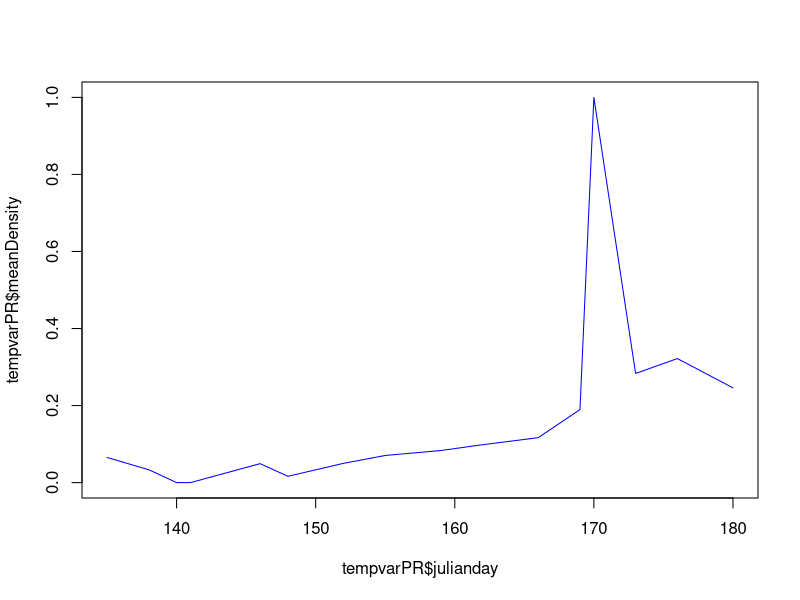
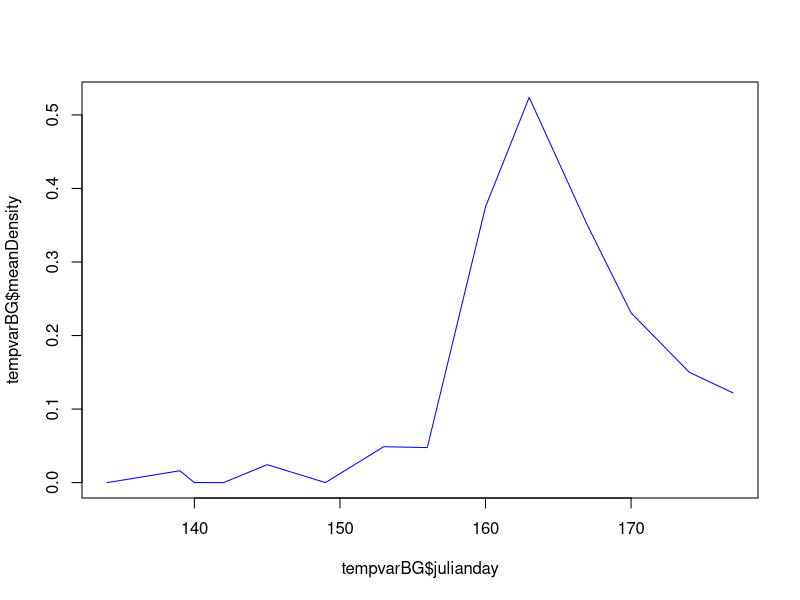

Reproduce these figures in R, in order.
################################################
# Script for conducting basic analyses based on 
# Caterpillars Count! data exported from the
# phpMyAdmin project site.

# Data include:
#
# tbl_surveys: date, site, time, and temperature of all survey events
#
# tbl_orders: arthropod observed, their length, and count associated with
#             each survey event

# Load required libraries
library(plyr)
library(dplyr)
library(lubridate)
library(stringr)

# Read in data
surveys = read.csv('data/tbl_surveys.csv', header=F)
orders = read.csv('data/tbl_orders.csv', header=F)

names(surveys) = c('surveyID', 'site', 'userID', 'circle', 'survey', 'dateStart',
                   'dateSubmit', 'tempMin', 'tempMax', 'notes', 'plantSp',
                   'herbivory', 'photo', 'isValid')
names(orders) = c('recordID', 'surveyID', 'arthropod', 'length', 'notes',
                  'count', 'photo', 'time', 'isValid')

# Convert 'survey' field to character from factor
surveys$survey = as.character(surveys$survey)


# Merge orders and surveys table
orders2 = merge(surveys, orders, by = 'surveyID', all.x = T)

orders2$date = as.POSIXlt(word(orders2$dateStart, 1, sep = " "), format = "%m/%d/%Y")
orders2$julianday = yday(orders2$date)

orders3 = orders2[, c('surveyID', 'userID','site', 'survey', 'circle', 'date','julianday',
                      'plantSp','herbivory','arthropod','length',
                      'count','notes.y','notes.x')]

# Add column with arthopod order code
arthcodes = read.csv('arth_codes.csv', header=T)
arthcodes1 = arthcodes[, c('ArthCode', 'DataName')]
names(arthcodes1) = c('arthCode', 'arthropod')
orders4 <- merge(orders3, arthcodes1, all.x = TRUE, sort = FALSE)
orders4 <- orders4[, c('surveyID', 'userID','site', 'survey', 'circle', 'date','julianday',
                        'plantSp','herbivory','arthropod','arthCode','length',
                        'count','notes.y','notes.x')]
orders4 <- orders4[order(orders4$date),]

# Add a column indicating if the leaves were wet
orders4$wetLeaves = c()
tempwet <- sort(c(grep("wet leaves", orders4$notes.x), grep("Wet leaves", orders4$notes.x), 
      grep("very dewy", orders4$notes.x), grep("Wet Leaves", orders4$notes.x)))
orders4$wetLeaves = rep('no', nrow(orders4))
orders4$wetLeaves[tempwet] = 'yes'

#tempwet$wetLeaves = 'yes'
#tempwet1 <- tempwet[, c('surveyID', 'wetLeaves')]
#orders5 <- merge(orders4, tempwet1, by = 'wetLeaves', all.x = T)
#orders5$wetLeaves[is.na(orders5$wetLeaves)] = 'no'


# temp fix of date class
orders4$date = as.character(orders4$date)

# add a year column
tempdate <- substring(orders4$date, 1, 4)
orders4$year = tempdate

# List of unique survey events
events = unique(orders4[, c("surveyID", "userID", "date", "year", "julianday", "site", "circle", "survey")])


# Function for checking survey events for a given site and year

surveyCount = function(events, site, year) {
  subevents = subset(events, site == site & year == year)
  #Count number of survey locations per date
  survcount1 = data.frame(table(subevents$date))
  names(survcount1) = c('date', 'numSurveys')                        
  survcount2 = data.frame(table(subevents[, c('date', 'circle', 'survey')]))
  zerocounts = survcount2[survcount2$Freq == 0,]
  zerocounts = zerocounts[order(zerocounts$date, zerocounts$circle, zerocounts$survey),]
  multicounts = survcount2[survcount2$Freq > 1,]
  multicounts = multicounts[order(multicounts$date, multicounts$circle, multicounts$survey),]
}





# Calculate mean density per survey

meanDensityByDay = function(surveyData,            # merged dataframe of surveys and orders tables
                       ordersToInclude,       # which arthropod orders to calculate density for (codes)
                       byTreeSpecies = FALSE, # do we want to calculate densities separately for each tree?
                       minLength = 0,         # minimum arthropod size to include
                       inputYear,
                       inputSite)                  
  
  {
  dataYearSite = surveyData[surveyData$year == inputYear & surveyData$site == inputSite, ]
  effortByDay = data.frame(table(unique(dataYearSite[, c('surveyID', 'julianday')])$julianday))
  names(effortByDay) = c('julianday', 'numSurveys')
  
  temp = filter(surveyData,
                surveyData$year == inputYear & 
                surveyData$site == inputSite &
                length >= minLength & 
                arthCode %in% ordersToInclude)
  
  
  if (byTreeSpecies) {
    temp2 = ddply(temp, .(site, julianday, year, plantSp), summarize, 
                  totalCount = sum(count))
    
  } else {
    temp2 = ddply(temp, .(site, julianday, year), summarize, 
                  totalCount = sum(count))
  }
  
  temp3 = merge(effortByDay, temp2[, c('julianday', 'totalCount')], by = 'julianday', all = T)
  temp3$totalCount[is.na(temp3$totalCount)] = 0
  temp3$meanDensity = temp3$totalCount/temp3$numSurveys
  temp3$julianday = as.numeric(as.character(temp3$julianday))
  return(temp3)
}


# Create different subsets of data for beat sheets vs visual surveys, 
# morning versus afternoon, etc. Also, try to pull out the number of leaves
# for the BEAT SHEETs.


# Separating the data:

# For the word function:
library(stringr)

# All visual surveys
visualsurvey = orders4[!grepl("BEAT SHEET", orders4$notes.x),]

# Botanical Garden visual surveys
visualsurveybg = visualsurvey[visualsurvey$site == 8892356,]

# Prairie Ridge visual surveys
visualsurveypr = visualsurvey[visualsurvey$site == 117,]


# For separating the Prairie Ridge data:

# Our visual surveys ONLY, not including repeat surveys
# Checked data and "REPEAT SURVEY" only format used so far to indicate
tempvis = visualsurveypr[!grepl("REPEAT SURVEY", visualsurveypr$notes.x),]
labsurvey = tempvis[tempvis$userID %in% c(69, 130, 131, 132), ]

# Our repeat surveys ONLY
repsurvey = visualsurveypr[grep("REPEAT SURVEY", visualsurveypr$notes.x),]

# Volunteer surveys
volsurvey = visualsurveypr[visualsurveypr$userID == 129,]

# Beat sheets and isolating # leaves into a new column
beatsheet = orders4[grep("BEAT SHEET", orders4$notes.x),]
leavesNumTemp <- word(beatsheet$notes.x, -1, sep = "= ")
leavesNumTemp1 <- word(leavesNumTemp, -1, sep = "BEAT SHEET; Leaves  ")
leavesNumTemp2 <- word(leavesNumTemp1, -1, sep = "BEAT SHEET; Leaves=")
leavesNumTemp3 <- word(leavesNumTemp2, 1, sep = ";")
leavesNumTemp4 <- word(leavesNumTemp3, 1, sep = ",")
leavesNumTemp5 <- gsub(" ", "", leavesNumTemp4)
leavesNumTemp6 <- gsub("\n", "", leavesNumTemp5)
leavesNumTemp7 <- gsub("Unknown", "unknown", leavesNumTemp6)
beatsheet$leavesNum <- as.numeric(leavesNumTemp7)


# Pulling out # Leaves, use strsplit(orders4$notes.x, "BEAT SHEET; Leaves = ")
# splitbeat <- strsplit(as.character(beatsheet$notes.x), split = "BEAT SHEET; Leaves = ")
# beatsheet$leavesBeatTemp = splitbeat


# Plotting and calculations

# Prairie Ridge
# temporarily going to take out julian day 170, not a PR day and only one caterpillar seen on one survey
# (so I can start making peak calculations):
labsurvey1 <- labsurvey[labsurvey$julianday != 170, ]
twoorders <- c('LEPL', 'ORTH')
tempvarPR <- meanDensityByDay(surveyData = labsurvey, ordersToInclude = twoorders, 
                             inputYear = '2015', inputSite = 117)
plot(tempvarPR$julianday, tempvarPR$meanDensity, type = 'l', col = "blue")


# Botanical Garden
tempvarBG <- meanDensityByDay(surveyData = visualsurveybg, ordersToInclude = 'LEPL', 
                            inputYear = '2015', inputSite = 8892356) 
plot(tempvarBG$julianday, tempvarBG$meanDensity, type = 'l', col = "blue")




